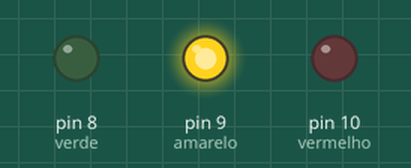
Recording of a sketch running on a simulated Arduino Uno, built with avr-gcc and run on an emulated ATmega328P. Parts: output pins drawn as LEDs (lit = HIGH).

Above: at 1.0 s.
At 4.5 s:
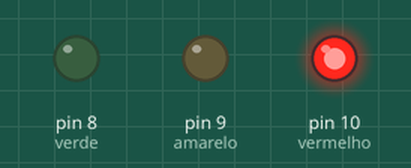
At 9.5 s:
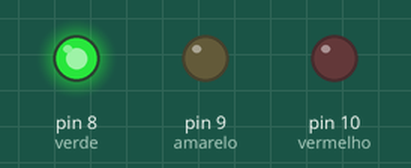
Timing chart, 0 to 15.6 s (numbered marks = the images above):
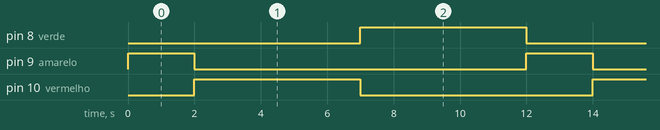

The sketch:

calculadora.ino
```cpp
int vermelho = 10;
int amarelo = 9;
int verde = 8;

void setup() {
  // indicando para o arduíno quais portas vamos usar
  pinMode(vermelho, OUTPUT);
  pinMode(amarelo, OUTPUT);
  pinMode(verde, OUTPUT);
}

void loop() {
  // vamos começar do amarelo. Estranho não?
  // você vai entender no próximo exercício!
  digitalWrite(vermelho, LOW);
  digitalWrite(amarelo, HIGH);
  digitalWrite(verde, LOW);

  // esperamos 2s com o sinal no amarelo
  delay(2000);

  // apagamos o amarelo e ligamos o vermelho
  digitalWrite(amarelo, LOW);
  digitalWrite(vermelho, HIGH);
  // Não precisa desse pois o verde já estava apagado
  // digitalWrite(verde, LOW);

  // esperamos 5s com o sinal fechado
  delay(5000);

  // para finalizar, apagamos o vermelho e ligamos o verde
  digitalWrite(verde, HIGH);
  // não precisa desse pois o amarelo já estava apagado
  // digitalWrite(amarelo, LOW);
  digitalWrite(vermelho, LOW);

  // esperamos 5s com o sinal aberto
  delay(5000);
}
```

Measured:
- by itself, pin 8 (verde), pin 10 (vermelho): alternates HIGH for 5.0 s and LOW for 7.0 s
- by itself, pin 9 (amarelo): alternates HIGH for 2.0 s and LOW for 10.0 s
- by itself, everything shown: repeats every 12.0 s, in 3 steps
